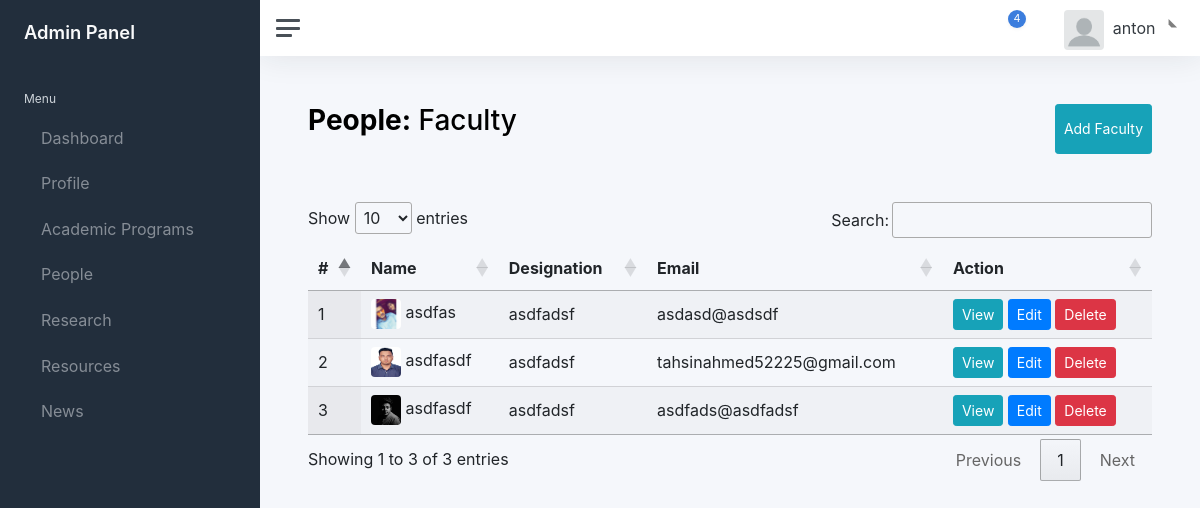
Page /super-admin/people/all-facultys/ (signed in) on the earlier database version.
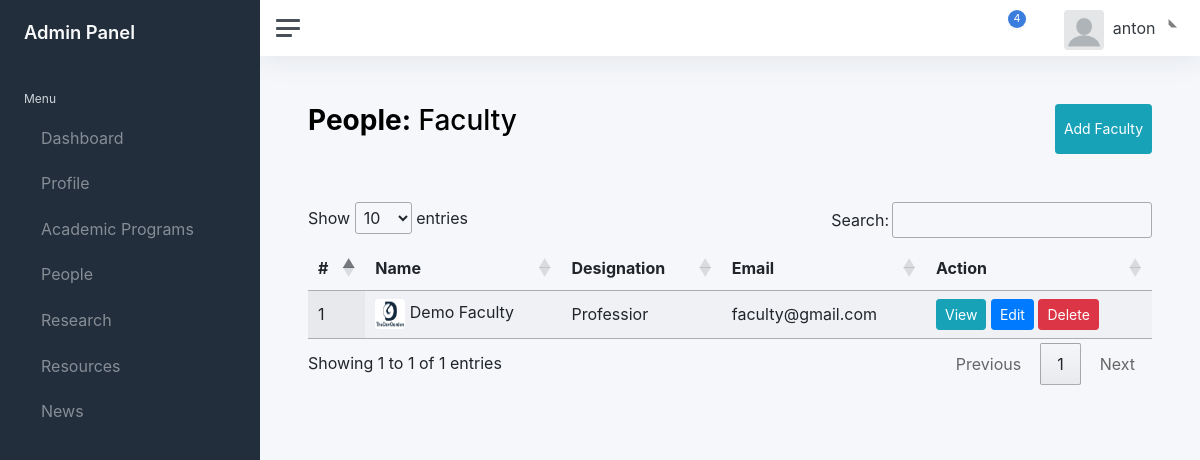
Same page on the later database version.
### peopleApp/models.py (models this page shows, shortened)
class faculty(models.Model) :
    name = models.TextField(max_length=100)
    faculty_image = models.ImageField(null=True, blank=True, upload_to="Images/")
    email = models.EmailField(max_length=50)
    designation = models.TextField(max_length=100)
    experience = models.TextField(max_length=100)
    about = models.TextField(max_length=500, null=True)
    url = models.TextField(max_length=100)

### peopleApp/views.py (the view)
@login_required
def faculty(request):
    if request.method == "GET":
        data = all_faculty.objects.all().order_by('name')
        return render(request, 'peopleApp/faculty.html',context={'faculty':data})

### templates/peopleApp/faculty.html (shortened to what this page needs)
{% extends "layouts/admin.html" %}
{% load static %}
{% block links %}
<link rel="stylesheet" href="https://cdn.datatables.net/1.12.1/css/jquery.dataTables.min.css">
{% endblock %}
{% block content %}
<main class="content">
	<div class="container-fluid p-0">
		  <div class="d-flex justify-content-between pb-5">
		  	<h1 class="h3 mb-3"><strong>People:</strong> Faculty</h1>
				<button class="btn btn-sm btn-info" data-toggle="modal" data-target="#facultyModal">Add Faculty</button>
		  </div>
      <div>
						<table id="example" class="display" style="width:100%">
				        <thead>
				            <tr>
				                <th>#</th>
				                <th>Name</th>
				                <th>Designation</th>
				                <th>Email</th>
				                <th>Action</th>
				            </tr>
				        </thead>
				        <tbody>
									{% for value in faculty%}
				            <tr>
				                <td>{{ forloop.counter }}</td>
				                <td>
													<img src="/media/{{ BASIC_DIR }}/{{value.faculty_image}}" alt="" style="height:30px; width:30px; border-radius: 4px; "/>
													{{ value.name}}
												</td>
				                <td>{{ value.designation}}</td>
				                <td>{{ value.email }}</td>
				                <td>
													<a class="btn btn-sm btn-info" href="{% url 'single_faculty' id=value.id %}">View</a>
				                	<button class="btn btn-sm btn-primary">Edit</button>
													<button  data-id="{{ value.id }}" data-page="people/faculty" class="btn btn-sm btn-danger del-btn" data-toggle="modal" data-target="#deleteModal">Delete</button>
				                </td>
				            </tr>
										{% endfor %}
				        </tbody>
				    </table>
      </div>
  </div>
</main>
{% endblock %}

Differences in the rows shown:
removed faculty: faculty_image (picture), name "asdfas", designation "asdfadsf", email "asdasd@asdsdf"
removed faculty: faculty_image (picture), name "asdfasdf", designation "asdfadsf", email "tahsinahmed52225@gmail.com"
removed faculty: faculty_image (picture), name "asdfasdf", designation "asdfadsf", email "asdfads@asdfadsf"
added faculty: faculty_image (picture), name "Demo Faculty", designation "Professior", email "faculty@gmail.com"
Other differences:
text written by a page script: "Show entries Search: Showing 1 to 3 of 3 entries Previous 1 Next" → "Show entries Search: Showing 1 to 1 of 1 entries Previous 1 Next"
